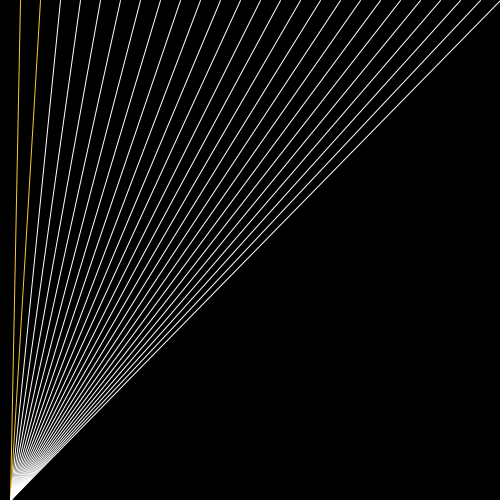
Frame 1 (no input)
Frame 60 (the mouse pressed at the canvas centre just before this capture): identical to frame 1, image omitted
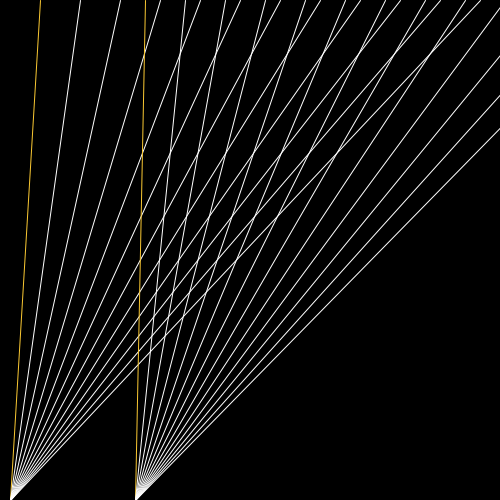
Frame 120 (the mouse held since frame 60 and released just before this capture)

The Processing sketch that drew these frames (run headless with seeded random() and noise(); from frame 60 on, the mouse is pressed at the canvas centre):

// Processing sketch: processing_119082
// ── processing_119082.pde

void setup ()
{
  size (500, 500);
  background (0);
  
}

void draw ()
{
  background (0);
  stroke (250, 200, 50);
  line (40, 0, 10, 500);
  
  stroke (255);
  line (80, 0, 10, 500);
  line (120, 0, 10, 500);
  line (160, 0, 10, 500);
  line (200, 0, 10, 500);
  line (240, 0, 10, 500);
  line (280, 0, 10, 500);
  line (320, 0, 10, 500);
  line (360, 0, 10, 500);
  line (400, 0, 10, 500);
  line (440, 0, 10, 500);
  line (480, 0, 10, 500);


  translate (mouseX/2, 0);
  pushMatrix ();
  stroke (250, 200, 50);
  line (20, 0, 10, 500);
  stroke (255);
  line (60, 0, 10, 500);
  line (100, 0, 10, 500);
  line (140, 0, 10, 500);
  line (180, 0, 10, 500);
  line (220, 0, 10, 500);
  line (260, 0, 10, 500);
  line (300, 0, 10, 500);
  line (340, 0, 10, 500);
  line (380, 0, 10, 500);
  line (420, 0, 10, 500);
  line (460, 0, 10, 500);
  line (500, 0, 10, 500);


  popMatrix ();
  resetMatrix ();
}
